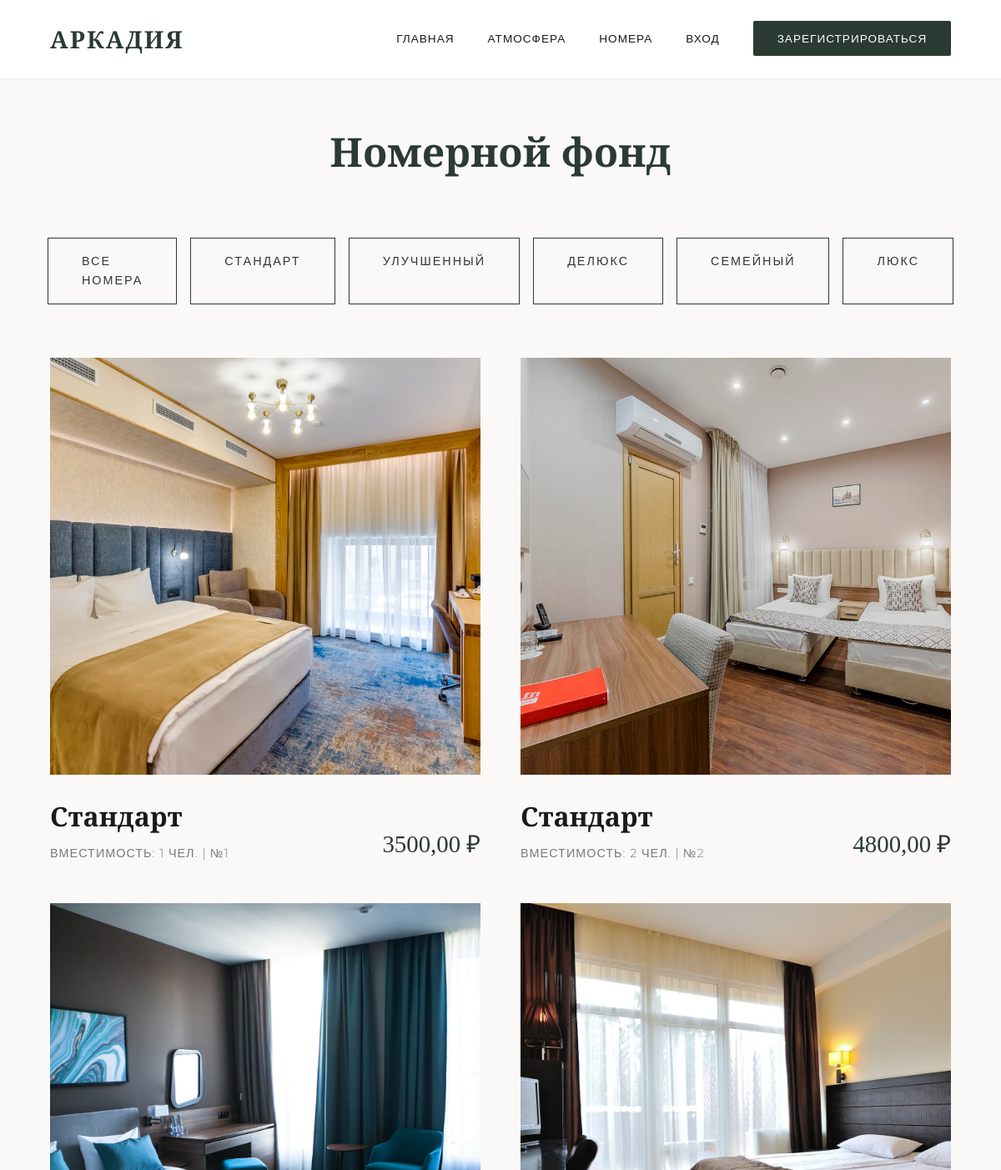
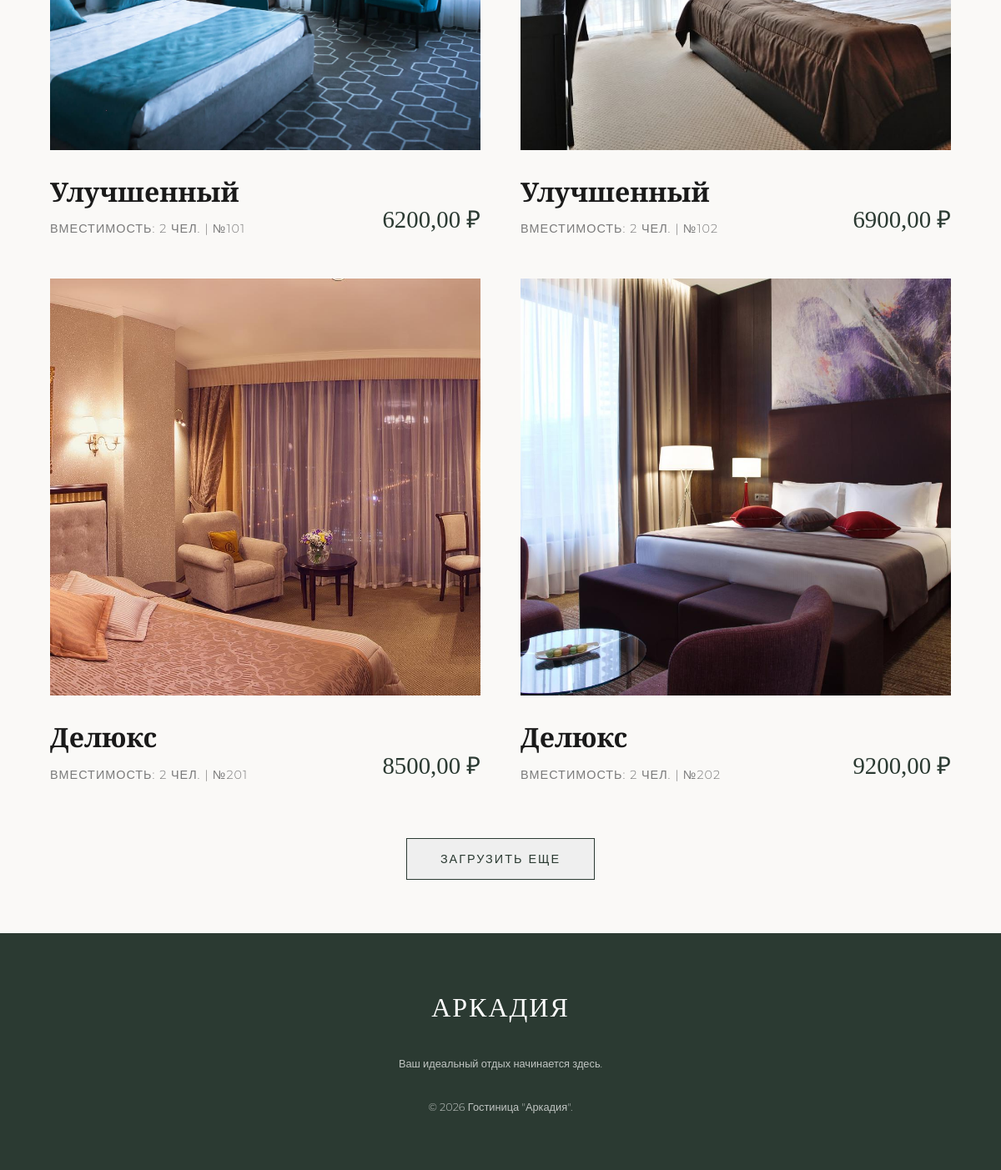
/rooms/, run on the app's committed database (2 pictures, top to bottom).
### core/models.py (models this page shows, shortened)
class Category(models.Model):
    name = models.CharField(max_length=100, verbose_name="Название категории")
    slug = models.SlugField(unique=True, verbose_name="Транскрипция")
    description = models.TextField(blank=True, verbose_name="Описание")
    class Meta:
        verbose_name = "Категория"
        verbose_name_plural = "Категории"

class Room(models.Model):
    category = models.ForeignKey(Category, on_delete=models.CASCADE, related_name='rooms', verbose_name="Категория")
    number = models.CharField(max_length=10, unique=True, verbose_name="Номер комнаты")
    capacity = models.PositiveIntegerField(verbose_name="Количество гостей")
    price_per_night = models.DecimalField(max_digits=10, decimal_places=2, verbose_name="Цена за ночь")
    description = models.TextField(verbose_name="Описание")
    image = models.ImageField(upload_to='rooms/', verbose_name="Фотография")
    is_active = models.BooleanField(default=True, verbose_name="Доступен для бронирования")
    class Meta:
        verbose_name = "Номер"
        verbose_name_plural = "Номера"

### core/views.py (the view)
# urls.py: path('rooms/', views.RoomListView.as_view(), name='room_list'),
class RoomListView(ListView):
    model = Room
    template_name = 'core/room_list.html'
    context_object_name = 'rooms'
    def get_queryset(self):
        queryset = Room.objects.filter(is_active=True)
        category_slug = self.request.GET.get('category')
        min_price = self.request.GET.get('min_price')
        max_price = self.request.GET.get('max_price')
        if category_slug:
            queryset = queryset.filter(category__slug=category_slug)
        if min_price:
            queryset = queryset.filter(price_per_night__gte=min_price)
        if max_price:
            queryset = queryset.filter(price_per_night__lte=max_price)
        return queryset
    def get_context_data(self, **kwargs):
        context = super().get_context_data(**kwargs)
        context['categories'] = Category.objects.all()
        return context

### core/templates/core/room_list.html (shortened to what this page needs)
{% extends 'core/base.html' %}
{% load static %}
{% block content %}
<h1 class="section-title">Номерной фонд</h1>
<div style="display: flex; justify-content: center; gap: 1rem; margin-bottom: 4rem;">
    <a href="?category=" class="btn-outline-dark">Все номера</a>
    {% for cat in categories %}
        <a href="?category={{ cat.slug }}" class="btn-outline-dark">{{ cat.name }}</a>
    {% endfor %}
</div>
<div class="rooms-grid" id="roomsGrid">
    {% for room in rooms %}
    <a href="{% url 'room_detail' room.id %}"
       class="room-card {% if forloop.counter > 6 %}hidden-room{% endif %}"
       {% if forloop.counter > 6 %}style="display: none;"{% endif %}>
        <div class="room-card-img-wrapper">
            {% if room.image %}
                <img src="{{ room.image.url }}" alt="Фото">
            {% else %}
                <img src="https://placehold.co/800x1000/eaeaea/7a7a7a?text=Фото+номера" alt="Заглушка">
            {% endif %}
        </div>
        <div class="room-card-info">
            <div>
                <h3>{{ room.category.name }}</h3>
                <p>Вместимость: {{ room.capacity }} чел. | №{{ room.number }}</p>
            </div>
            <div class="room-price">{{ room.price_per_night }} ₽</div>
        </div>
    </a>
    {% empty %}
        <p style="text-align: center; grid-column: 1/-1;">Номера не найдены.</p>
    {% endfor %}
</div>
{% if rooms|length > 6 %}
<div id="loadMoreContainer" style="text-align: center; margin-top: 4rem;">
    <button class="btn-outline-dark" onclick="showMoreRooms()">Загрузить еще</button>
</div>
{% endif %}
{% endblock %}

### core/templates/core/base.html (shortened to what this page needs)
{% load static %}
<!DOCTYPE html>
<html lang="ru">
<head>
    <link rel="stylesheet" href="{% static 'core/css/style.css' %}">
</head>
<body>
<nav class="navbar">
    <a href="{% url 'index' %}" class="logo">Аркадия</a>
    <ul class="nav-links">
        <li><a href="{% url 'index' %}">Главная</a></li>
        <li><a href="{% url 'index' %}#bento">Атмосфера</a></li>
        <li><a href="{% url 'room_list' %}">Номера</a></li>
        {% if user.is_authenticated %}
        {% if user.is_superuser %}
        <li><a href="{% url 'custom_admin' %}">Админ</a></li>
        {% endif %}
        <li><a href="{% url 'profile' %}">Профиль</a></li>
        <li>
            <form action="{% url 'logout' %}" method="post" style="display:inline;">
                {% csrf_token %}
                <button type="submit"
                        style="background:none; border:none; cursor:pointer; font-family:inherit; text-transform:uppercase; font-size:0.85rem; letter-spacing:1px; color:var(--dark);">
                    Выход
                </button>
            </form>
        </li>
        <li><a href="{% url 'room_list' %}" class="btn-book-header">Забронировать</a></li>
        {% else %}
        <li><a href="{% url 'login' %}">Вход</a></li>
        <li><a href="{% url 'register' %}" class="btn-book-header">Зарегистрироваться</a></li>
        {% endif %}
    </ul>
</nav>
<main>
    <div class="container">
        {% block content %}
        {% endblock %}
    </div>
</main>
<footer>
    <h2>АРКАДИЯ</h2>
    <p>Ваш идеальный отдых начинается здесь.</p>
    <p>&copy; 2026 Гостиница "Аркадия".</p>
</footer>
</body>
</html>

### core/static/core/css/style.css (style rules this page uses)
:root { --primary: #2b3a32; --primary-light: #42594d; --accent: #d4af37; --dark: #1a1a1a; --light: #ffffff; --bg-color: #faf9f7; --gray: #7a7a7a; --border: #eaeaea; }
* { margin: 0; padding: 0; box-sizing: border-box; }
body { background-color: var(--bg-color); color: var(--dark); font-family: 'Montserrat', sans-serif; line-height: 1.6; -webkit-font-smoothing: antialiased; }
h1, h2, h3, h4, h5, .serif { font-family: 'Cormorant Garamond', serif; font-weight: 600; }
a { text-decoration: none; color: inherit; transition: color 0.3s ease; }
.navbar { display: flex; justify-content: space-between; align-items: center; padding: 1.5rem 5%; background: rgba(255, 255, 255, 0.95); backdrop-filter: blur(10px); position: fixed; top: 0; left: 0; right: 0; z-index: 1000; border-bottom: 1px solid var(--border); }
.navbar .logo { font-family: 'Cormorant Garamond', serif; font-size: 1.8rem; font-weight: 700; letter-spacing: 2px; color: var(--primary); text-transform: uppercase; }
.nav-links { display: flex; gap: 2.5rem; align-items: center; list-style: none; font-size: 0.85rem; text-transform: uppercase; letter-spacing: 1px; }
.btn-book-header { background: var(--primary); color: var(--light) !important; padding: 0.8rem 1.8rem; border-radius: 2px; transition: background 0.3s; }
main { margin-top: 80px; width: 100%; min-height: calc(100vh - 80px); }
.container { padding: 4rem 5%; max-width: 1600px; margin: 0 auto; }
.section-title { font-size: 3rem; text-align: center; margin-bottom: 4rem; color: var(--primary); }
.btn-outline-dark { border: 1px solid var(--primary); color: var(--primary); padding: 1rem 2.5rem; font-size: 0.9rem; text-transform: uppercase; letter-spacing: 2px; display: inline-block; width: fit-content; transition: 0.4s; }
.rooms-grid { display: grid; grid-template-columns: repeat(auto-fit, minmax(400px, 1fr)); gap: 3rem; }
.room-card { display: flex; flex-direction: column; cursor: pointer; }
.room-card-img-wrapper { overflow: hidden; height: 500px; margin-bottom: 1.5rem; }
.room-card img { width: 100%; height: 100%; object-fit: cover; transition: transform 0.7s ease; }
.room-card-info { display: flex; justify-content: space-between; align-items: flex-end; }
.room-card-info h3 { font-size: 2rem; margin-bottom: 0.5rem; }
.room-card-info p { color: var(--gray); font-size: 0.9rem; font-weight: 300; text-transform: uppercase; letter-spacing: 1px; }
.room-price { font-family: 'Cormorant Garamond', serif; font-size: 1.8rem; color: var(--primary); }
footer { background: var(--primary); color: var(--light); padding: 4rem 5%; text-align: center; font-family: 'Cormorant Garamond', serif; }
footer h2 { font-size: 2rem; margin-bottom: 1rem; font-weight: 400; letter-spacing: 2px; }
footer p { font-family: 'Montserrat', sans-serif; font-size: 0.8rem; font-weight: 300; opacity: 0.7; margin-top: 2rem; }

### data on the page
Category: name "СТАНДАРТ"
Category: name "УЛУЧШЕННЫЙ"
Category: name "ДЕЛЮКС"
Category: name "СЕМЕЙНЫЙ"
Category: name "ЛЮКС"
Room: image (picture), category.name "Стандарт", capacity "1", number "1", price_per_night "3500,00"
Room: image (picture), category.name "Стандарт", capacity "2", number "2", price_per_night "4800,00"
Room: image (picture), category.name "Улучшенный", capacity "2", number "101", price_per_night "6200,00"
Room: image (picture), category.name "Улучшенный", capacity "2", number "102", price_per_night "6900,00"
Room: image (picture), category.name "Делюкс", capacity "2", number "201", price_per_night "8500,00"
Room: image (picture), category.name "Делюкс", capacity "2", number "202", price_per_night "9200,00"
